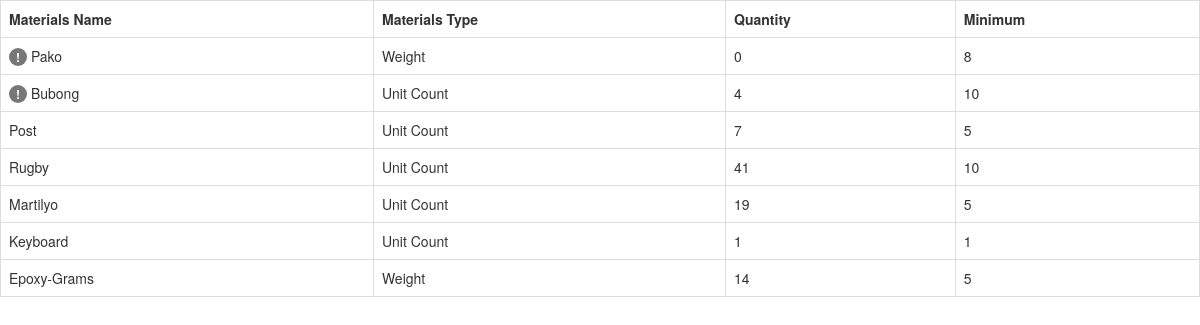
Screenshot of /AdminFunction/GenerateReportsMaterials.php with the database file from the repository.
### tables this page shows
CREATE TABLE IF NOT EXISTS `materialsstorage` (
  `materialsSID` int(11) NOT NULL AUTO_INCREMENT,
  `MaterialName` text NOT NULL,
  `MaterialsTypeID` int(11) NOT NULL,
  `Quantity` int(11) NOT NULL,
  `Minimum` int(11) NOT NULL,
  `AlertNot` int(11) NOT NULL DEFAULT '0',
  PRIMARY KEY (`materialsSID`)
);

CREATE TABLE IF NOT EXISTS `materialstype` (
  `materialsTID` int(11) NOT NULL AUTO_INCREMENT,
  `Types` text NOT NULL,
  PRIMARY KEY (`materialsTID`)
);

### AdminFunction/GenerateReportsMaterials.php (the view, shortened to what this page needs)
<!doctype html>
<html>
<head>
<link href="../bootstrap/css/bootstrap.css" type="text/css" rel="stylesheet"/>
<?php require_once("../Connections/LFIConnection.php");?>
</head>
<body>
<table id="materialsInventory" class="table table-bordered" style="cursor:default;">
<tr>
      <th>Materials Name</th>
      <th>Materials Type</th>
      <th>Quantity</th>
      <th>Minimum</th>
</tr>
<?php
	$result=mysqli_query($con,"SELECT * FROM `materialsstorage` JOIN `materialstype` ON `materialsstorage`.MaterialsTypeID = `materialstype`.materialsTID");
	while($row=mysqli_fetch_array($result)){
		$alert = "<span class='badge'>!</span>";
		if($row['Quantity'] >= $row['Minimum'] || $row['Quantity'] == $row['Minimum']){
			$alert = " " ;
			}
?>
	<tr>
       <td><?php echo $alert; ?> <?php echo $row['MaterialName'];?></td>
       <td><?php echo $row['Types'];?></td>
       <td><?php echo $row['Quantity'];?></td>
       <td><?php echo $row['Minimum'];?></td>
    </tr>
<?php }?>
   </table>
</body>
</html>

### rows the page displays
materialsstorage: MaterialName "Pako", MaterialsTypeID.Types "Weight", Quantity "0", Minimum "8"
materialsstorage: MaterialName "Bubong", MaterialsTypeID.Types "Unit Count", Quantity "4", Minimum "10"
materialsstorage: MaterialName "Post", MaterialsTypeID.Types "Unit Count", Quantity "7", Minimum "5"
materialsstorage: MaterialName "Rugby", MaterialsTypeID.Types "Unit Count", Quantity "41", Minimum "10"
materialsstorage: MaterialName "Martilyo", MaterialsTypeID.Types "Unit Count", Quantity "19", Minimum "5"
materialsstorage: MaterialName "Keyboard", MaterialsTypeID.Types "Unit Count", Quantity "1", Minimum "1"
materialsstorage: MaterialName "Epoxy-Grams", MaterialsTypeID.Types "Weight", Quantity "14", Minimum "5"
